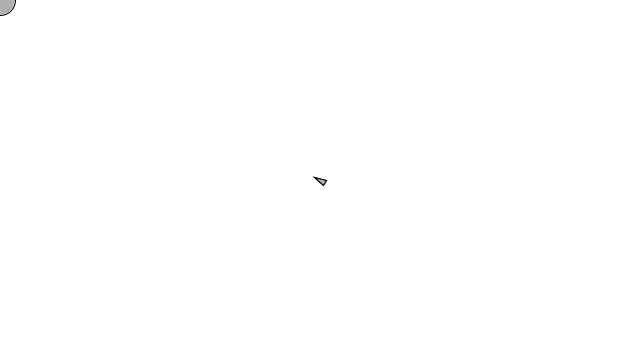
Frame 1 (no input)
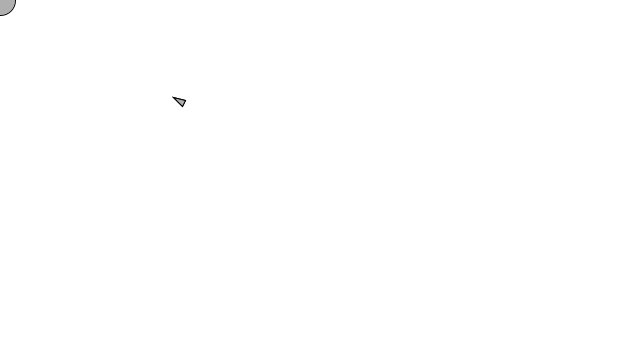
Frame 60 (the mouse pressed at the canvas centre just before this capture)
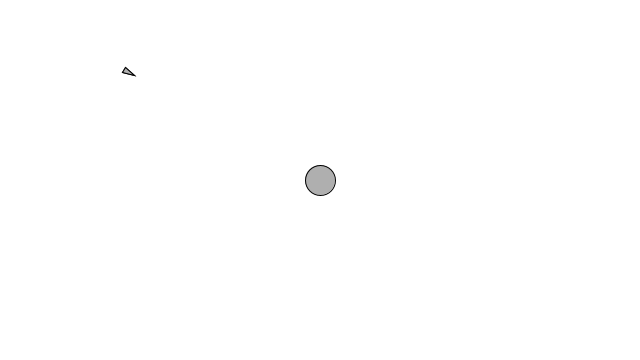
Frame 120 (the mouse held since frame 60 and released just before this capture)

The Processing sketch that drew these frames (run headless with seeded random() and noise(); from frame 60 on, the mouse is pressed at the canvas centre):

// Processing sketch: Seek_Arrive
// ── Seek_Arrive.pde
// Seek_Arrive
// Daniel Shiffman <http://www.shiffman.net>
// Nature of Code, Spring 2011

// Two "vehicles" follow the mouse position

// Implements Craig Reynold's autonomous steering behaviors
// One vehicle "seeks"
// One vehicle "arrives"
// See: http://www.red3d.com/cwr/

Vehicle seeker;
Vehicle arriver;

void setup() {
  size(640,360);
  seeker = new Vehicle(width/2,height/2);
  arriver = new Vehicle(width/2,height/2);
  smooth();
}

void draw() {
  background(255);
  
  // Draw an ellipse at the mouse location
  int mx = mouseX;
  int my = mouseY;
  fill(175);
  stroke(0);
  ellipse(mx,my,30,30);
  
  // Call the appropriate steering behaviors for our agents
  seeker.seek(new PVector(mx,my));
  seeker.update();
  seeker.display();
  
  arriver.arrive(new PVector(mx,my));
  arriver.update();
  arriver.display();
}



// ── Vehicle.pde
// Seek_Arrive
// Daniel Shiffman <http://www.shiffman.net>

// The "Vehicle" class

class Vehicle {

  PVector location;
  PVector velocity;
  PVector acceleration;
  float r;
  float maxforce;    // Maximum steering force
  float maxspeed;    // Maximum speed

  Vehicle(float x, float y) {
    acceleration = new PVector(0,0);
    velocity = new PVector(0,0);
    location = new PVector(x,y);
    r = 3.0;
    maxspeed = 4;
    maxforce = 0.1;
  }

  // Method to update location
  void update() {
    // Update velocity
    velocity.add(acceleration);
    // Limit speed
    velocity.limit(maxspeed);
    location.add(velocity);
    // Reset accelerationelertion to 0 each cycle
    acceleration.mult(0);
  }

  void applyForce(PVector force) {
    // We could add mass here if we want A = F / M
    acceleration.add(force);
  }

  // A method that calculates a steering force towards a target
  // STEER = DESIRED MINUS VELOCITY
  void seek(PVector target) {
    PVector desired = PVector.sub(target,location);  // A vector pointing from the location to the target
    
    // Normalize desired and scale to maximum speed
    desired.normalize();
    desired.mult(maxspeed);
    // Steering = Desired minus Velocity
    PVector steer = PVector.sub(desired,velocity);
    steer.limit(maxforce);  // Limit to maximum steering force
    
    applyForce(steer);
  }
  
  // A method that calculates a steering force towards a target, slowing down as target approaches
  // STEER = DESIRED MINUS VELOCITY
  void arrive(PVector target) {
    PVector desired = PVector.sub(target,location);  // A vector pointing from the location to the target
    float d = desired.mag();
    
    // Normalize desired and scale with arbitrary damping within 100 pixels
    desired.normalize();
    if (d < 100) desired.mult(maxspeed*(d/100));
    else desired.mult(maxspeed);

    // Steering = Desired minus Velocity
    PVector steer = PVector.sub(desired,velocity);
    steer.limit(maxforce);  // Limit to maximum steering force
    applyForce(steer);
  }
    
  void display() {
    // Draw a triangle rotated in the direction of velocity
    float theta = velocity.heading2D() + radians(90);
    fill(175);
    stroke(0);
    pushMatrix();
    translate(location.x,location.y);
    rotate(theta);
    beginShape(TRIANGLES);
    vertex(0, -r*2);
    vertex(-r, r*2);
    vertex(r, r*2);
    endShape();
    popMatrix();
  }
}
